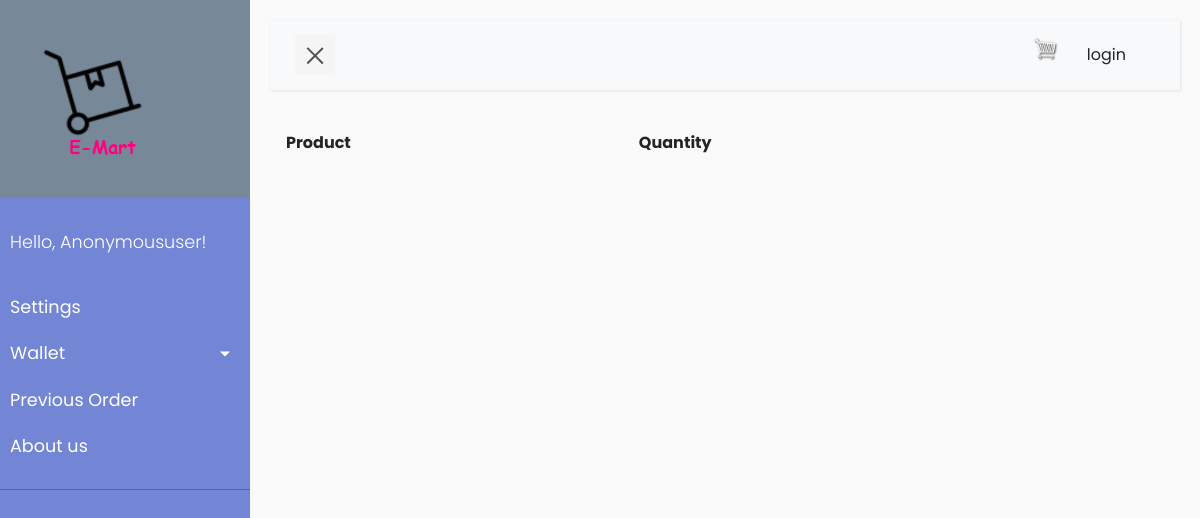
Before: /previous/items/17 with the older database file.
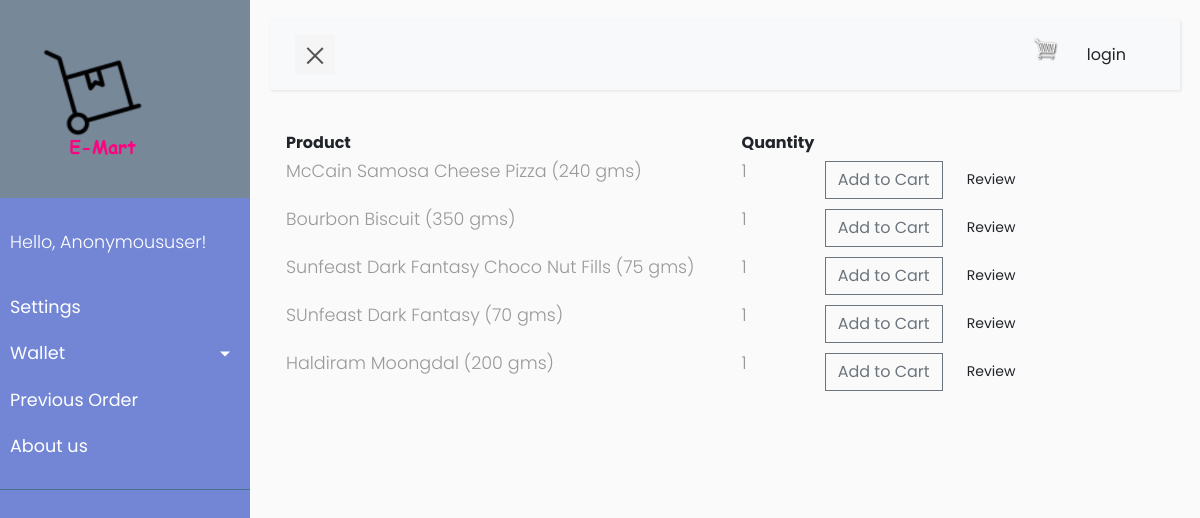
After: the same page with the newer database file.
### store/models.py (models this page shows, shortened)
class OrderItem(models.Model):
    product = models.ForeignKey(Product, on_delete=models.SET_NULL, blank=True, null=True)
    order = models.ForeignKey(Order, on_delete=models.SET_NULL, blank=True, null=True)
    quantity = models.IntegerField(default=0, null=True, blank=True)

class Product(models.Model):
    name = models.CharField(max_length=200, null=True)
    price = models.FloatField()
    image = models.ImageField(null=True, blank=True)
    description = RichTextField(blank=True, null=True, default="Your description goes here...")
    tags = models.ManyToManyField(Tag)
    def __str__(self):
        return self.name

### store/views.py (the view)
# urls.py: path('previous/items/<str:id>', views.prev_items, name="prev_items"),
def prev_items(request, id):
    prev_item = OrderItem.objects.filter(order_id=id)
    order = Order.objects.get(id=id)
    context = {'prev_item': prev_item,'is_paid':order.paid}
    return render(request, 'store/prev_items.html', context)

### store/templates/store/prev_items.html (shortened to what this page needs)
{% extends 'store/main.html' %}
{% load static %}
{% block content %}
    <div class="row">
        <div class="col-md">
            <table style="width:85%">
                <tr>
                    <th>Product</th>
                    <th>Quantity</th>
                </tr>
                {% for i in prev_item %}
                    <tr>
                        <td><p>{{ i.product }}</p></td>
                        <td><p>{{ i.quantity }}</p></td>
                        <td>
                            <button data-product="{{ i.product_id }}" data-action="add"
                                    class="btn btn-outline-secondary add-btn update-cart">Add to Cart
                            </button>
                        </td>
                        {% if is_paid %}
                            <td><a class="btn btn-sm active" href="{% url 'review_page' i.product_id %}"> Review</a>
                            </td>
                        {% else %}
                            <p style="color: indianred">You are not yet eligible to review this product. To review this item buy the product and
                                make successful payment.</p>
                        {% endif %}
                    </tr>
                {% endfor %}
            </table>
        </div>
    </div>
{% endblock %}

Changed rows visible on the page:
added OrderItem: product "McCain Samosa Cheese Pizza (240 gms)", quantity "1"
added OrderItem: product "Bourbon Biscuit (350 gms)", quantity "1"
added OrderItem: product "Sunfeast Dark Fantasy Choco Nut Fills (75 gms)", quantity "1"
added OrderItem: product "SUnfeast Dark Fantasy (70 gms)", quantity "1"
added OrderItem: product "Haldiram Moongdal (200 gms)", quantity "1"
